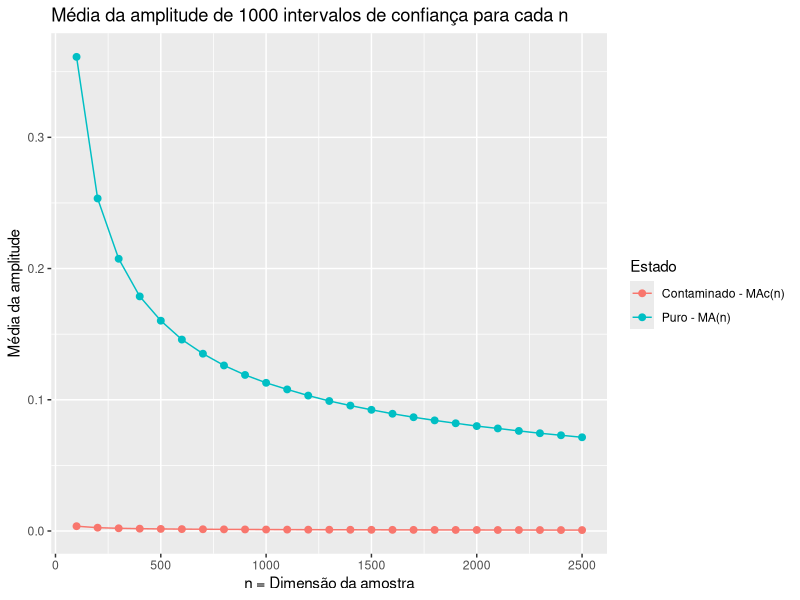

The R script that drew this image:
library(ggplot2)

seed = 719
m <- 1000
lambda <- 1.02
lambdac <- 0.01
alpha <- 0.08
e <- 0.20

set.seed(seed)
p <- c()
c <- c()
df <- data.frame(matrix(ncol = 3, nrow = 0))
colnames(df) <- c("Média", "Dimensão", "Estado")

for(i in 1:25){
  for(j in 1:m){
    n <- i*100
    pure <- rexp(n*(1-e), lambda)
    contaminated <- rexp(n*e, lambdac)
    
    mle = 1 / mean(pure)
    upper_b <- mle * (1 + (qnorm(1 - (alpha/2), mean = 0, sd = 1)) / sqrt(n))
    lower_b <- mle * (1 - (qnorm(1 - (alpha/2), mean = 0, sd = 1)) / sqrt(n))
    p[j] <- upper_b - lower_b

    mle = 1 / mean(contaminated)
    upper_b <- mle * (1 + (qnorm(1 - (alpha/2), mean = 0, sd = 1)) / sqrt(n))
    lower_b <- mle * (1 - (qnorm(1 - (alpha/2), mean = 0, sd = 1)) / sqrt(n))
    c[j] <- upper_b - lower_b
  }
  df[nrow(df) + 1,] = c(mean(p), n, "Puro - MA(n)")
  df[nrow(df) + 1,] = c(mean(c), n, "Contaminado - MAc(n)")
}

df$Média <- as.double(df$Média)
df$Dimensão <- as.double(df$Dimensão)

ggplot(df, aes(x = Dimensão, y = Média, group = Estado, color = Estado)) +
  geom_point(size = 2) + labs(x = "n = Dimensão da amostra", y = "Média da amplitude") +
  geom_line() + ggtitle("Média da amplitude de 1000 intervalos de confiança para cada n")